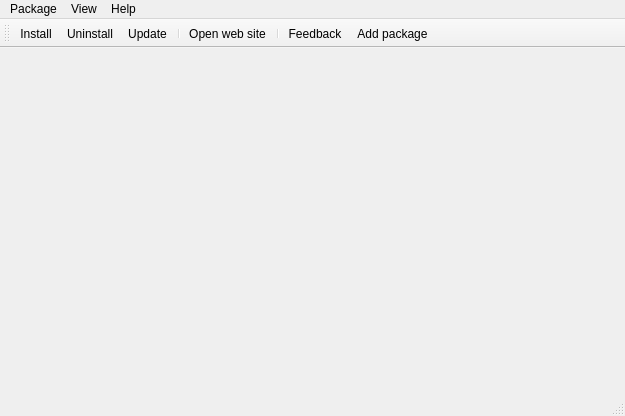
<?xml version="1.0" encoding="UTF-8"?>
<ui version="4.0">
 <class>MainWindow</class>
 <widget class="QMainWindow" name="MainWindow">
  <property name="geometry">
   <rect>
    <x>0</x>
    <y>0</y>
    <width>625</width>
    <height>416</height>
   </rect>
  </property>
  <property name="windowTitle">
   <string>MainWindow</string>
  </property>
  <widget class="QWidget" name="centralWidget">
   <layout class="QVBoxLayout" name="verticalLayout">
    <property name="leftMargin">
     <number>12</number>
    </property>
    <property name="topMargin">
     <number>11</number>
    </property>
    <property name="rightMargin">
     <number>12</number>
    </property>
    <property name="bottomMargin">
     <number>0</number>
    </property>
    <item>
     <widget class="QTabWidget" name="tabWidget">
      <property name="documentMode">
       <bool>true</bool>
      </property>
      <property name="tabsClosable">
       <bool>true</bool>
      </property>
      <property name="movable">
       <bool>true</bool>
      </property>
     </widget>
    </item>
   </layout>
  </widget>
  <widget class="QMenuBar" name="menuBar">
   <property name="geometry">
    <rect>
     <x>0</x>
     <y>0</y>
     <width>625</width>
     <height>21</height>
    </rect>
   </property>
   <widget class="QMenu" name="menuFile">
    <property name="toolTip">
     <string/>
    </property>
    <property name="statusTip">
     <string/>
    </property>
    <property name="title">
     <string>Package</string>
    </property>
    <addaction name="actionInstall"/>
    <addaction name="actionUninstall"/>
    <addaction name="actionUpdate"/>
    <addaction name="separator"/>
    <addaction name="actionShow_Details"/>
    <addaction name="actionShow_changelog"/>
    <addaction name="actionOpen_folder"/>
    <addaction name="actionGotoPackageURL"/>
    <addaction name="actionTest_Download_Site"/>
    <addaction name="actionReload_Repositories"/>
    <addaction name="actionAdd_package"/>
    <addaction name="separator"/>
    <addaction name="actionScan_Hard_Drives"/>
    <addaction name="separator"/>
    <addaction name="actionSettings"/>
    <addaction name="separator"/>
    <addaction name="actionExit"/>
   </widget>
   <widget class="QMenu" name="menuHelp">
    <property name="statusTip">
     <string/>
    </property>
    <property name="title">
     <string>Help</string>
    </property>
    <addaction name="actionFile_an_Issue"/>
    <addaction name="actionAbout"/>
   </widget>
   <widget class="QMenu" name="menuView">
    <property name="title">
     <string>View</string>
    </property>
    <addaction name="actionClose_Tab"/>
    <addaction name="actionChoose_columns"/>
    <addaction name="actionToggle_toolbar"/>
   </widget>
   <addaction name="menuFile"/>
   <addaction name="menuView"/>
   <addaction name="menuHelp"/>
  </widget>
  <widget class="QToolBar" name="mainToolBar">
   <property name="windowTitle">
    <string>Main toolbar</string>
   </property>
   <property name="movable">
    <bool>true</bool>
   </property>
   <property name="allowedAreas">
    <set>Qt::AllToolBarAreas</set>
   </property>
   <property name="iconSize">
    <size>
     <width>32</width>
     <height>32</height>
    </size>
   </property>
   <property name="toolButtonStyle">
    <enum>Qt::ToolButtonTextUnderIcon</enum>
   </property>
   <property name="floatable">
    <bool>false</bool>
   </property>
   <attribute name="toolBarArea">
    <enum>TopToolBarArea</enum>
   </attribute>
   <attribute name="toolBarBreak">
    <bool>false</bool>
   </attribute>
   <addaction name="actionInstall"/>
   <addaction name="actionUninstall"/>
   <addaction name="actionUpdate"/>
   <addaction name="separator"/>
   <addaction name="actionGotoPackageURL"/>
   <addaction name="separator"/>
   <addaction name="actionFile_an_Issue"/>
   <addaction name="actionAdd_package"/>
  </widget>
  <widget class="QStatusBar" name="statusBar"/>
  <action name="actionExit">
   <property name="text">
    <string>&amp;Exit</string>
   </property>
   <property name="toolTip">
    <string>Exits the application</string>
   </property>
  </action>
  <action name="actionInstall">
   <property name="icon">
    <iconset resource="wpmcpp.qrc">
     <normaloff>:/images/install.png</normaloff>:/images/install.png</iconset>
   </property>
   <property name="text">
    <string>&amp;Install</string>
   </property>
   <property name="toolTip">
    <string>Installs the selected version of a package or the newest is none is selected</string>
   </property>
   <property name="shortcut">
    <string>Ctrl+I</string>
   </property>
  </action>
  <action name="actionUninstall">
   <property name="icon">
    <iconset resource="wpmcpp.qrc">
     <normaloff>:/images/uninstall.png</normaloff>:/images/uninstall.png</iconset>
   </property>
   <property name="text">
    <string>U&amp;ninstall</string>
   </property>
   <property name="toolTip">
    <string>Uninstalls the currently selected version of a package or the newest if none is selected</string>
   </property>
   <property name="shortcut">
    <string>Ctrl+N</string>
   </property>
  </action>
  <action name="actionGotoPackageURL">
   <property name="icon">
    <iconset resource="wpmcpp.qrc">
     <normaloff>:/images/gotosite.png</normaloff>:/images/gotosite.png</iconset>
   </property>
   <property name="text">
    <string>&amp;Open web site</string>
   </property>
   <property name="toolTip">
    <string>Open the package web site in browser</string>
   </property>
   <property name="shortcut">
    <string>Ctrl+G</string>
   </property>
  </action>
  <action name="actionSettings">
   <property name="text">
    <string>&amp;Settings</string>
   </property>
   <property name="toolTip">
    <string>Shows program settings</string>
   </property>
   <property name="shortcut">
    <string>Ctrl+S</string>
   </property>
  </action>
  <action name="actionUpdate">
   <property name="icon">
    <iconset resource="wpmcpp.qrc">
     <normaloff>:/images/update.png</normaloff>:/images/update.png</iconset>
   </property>
   <property name="text">
    <string>&amp;Update</string>
   </property>
   <property name="toolTip">
    <string>Updates the currently selected package to the newest available version</string>
   </property>
   <property name="shortcut">
    <string>Ctrl+U</string>
   </property>
  </action>
  <action name="actionTest_Download_Site">
   <property name="text">
    <string>&amp;Test download site</string>
   </property>
   <property name="toolTip">
    <string>Test download site for malicious software</string>
   </property>
   <property name="shortcut">
    <string>Ctrl+T</string>
   </property>
  </action>
  <action name="actionAbout">
   <property name="text">
    <string>About</string>
   </property>
   <property name="toolTip">
    <string>About the program</string>
   </property>
   <property name="shortcut">
    <string>F1</string>
   </property>
  </action>
  <action name="actionShow_Details">
   <property name="text">
    <string>Show details</string>
   </property>
   <property name="toolTip">
    <string>Show details</string>
   </property>
   <property name="shortcut">
    <string>Ctrl+O</string>
   </property>
  </action>
  <action name="actionScan_Hard_Drives">
   <property name="text">
    <string>Scan hard drives</string>
   </property>
   <property name="toolTip">
    <string>Scan hard drives</string>
   </property>
  </action>
  <action name="actionReload_Repositories">
   <property name="text">
    <string>Reload repositories</string>
   </property>
   <property name="toolTip">
    <string>Reloads the contents of all repositories</string>
   </property>
   <property name="shortcut">
    <string>F5</string>
   </property>
  </action>
  <action name="actionClose_Tab">
   <property name="text">
    <string>Close tab</string>
   </property>
   <property name="toolTip">
    <string>Close tab</string>
   </property>
   <property name="shortcut">
    <string>Ctrl+W</string>
   </property>
  </action>
  <action name="actionFile_an_Issue">
   <property name="icon">
    <iconset resource="wpmcpp.qrc">
     <normaloff>:/images/fileissue.png</normaloff>:/images/fileissue.png</iconset>
   </property>
   <property name="text">
    <string>Feedback</string>
   </property>
   <property name="toolTip">
    <string>Found a bug? Wish a new feature to be added? Your favourite program is not available? File an issue!</string>
   </property>
   <property name="shortcut">
    <string>F3</string>
   </property>
  </action>
  <action name="actionAdd_package">
   <property name="icon">
    <iconset resource="wpmcpp.qrc">
     <normaloff>:/images/add.png</normaloff>:/images/add.png</iconset>
   </property>
   <property name="text">
    <string>Add package</string>
   </property>
   <property name="toolTip">
    <string>Create a new package in one of the default repositories (Google account is required)</string>
   </property>
   <property name="shortcut">
    <string>F2</string>
   </property>
  </action>
  <action name="actionOpen_folder">
   <property name="text">
    <string>Open folder</string>
   </property>
   <property name="toolTip">
    <string>Show the content of the program folder</string>
   </property>
   <property name="shortcut">
    <string>Ctrl+E</string>
   </property>
  </action>
  <action name="actionChoose_columns">
   <property name="text">
    <string>Choose columns...</string>
   </property>
   <property name="toolTip">
    <string>choose the columns for the table with the packages</string>
   </property>
   <property name="shortcut">
    <string>Ctrl+M</string>
   </property>
  </action>
  <action name="actionShow_changelog">
   <property name="text">
    <string>Show changelog</string>
   </property>
   <property name="toolTip">
    <string>opens the web page that contains the recent changes in the selected package</string>
   </property>
   <property name="shortcut">
    <string>Ctrl+L</string>
   </property>
  </action>
  <action name="actionToggle_toolbar">
   <property name="checkable">
    <bool>true</bool>
   </property>
   <property name="text">
    <string>Toggle toolbar</string>
   </property>
   <property name="toolTip">
    <string>shows or hides the toolbar</string>
   </property>
  </action>
 </widget>
 <layoutdefault spacing="6" margin="11"/>
 <tabstops>
  <tabstop>tabWidget</tabstop>
 </tabstops>
 <resources>
  <include location="wpmcpp.qrc"/>
 </resources>
 <connections>
  <connection>
   <sender>mainToolBar</sender>
   <signal>visibilityChanged(bool)</signal>
   <receiver>MainWindow</receiver>
   <slot>on_mainToolBar_visibilityChanged(bool)</slot>
   <hints>
    <hint type="sourcelabel">
     <x>461</x>
     <y>52</y>
    </hint>
    <hint type="destinationlabel">
     <x>461</x>
     <y>89</y>
    </hint>
   </hints>
  </connection>
 </connections>
 <slots>
  <slot>install()</slot>
  <slot>uninstall()</slot>
  <slot>on_actionReload_repositories_triggered()</slot>
  <slot>on_mainToolBar_visibilityChanged(bool)</slot>
 </slots>
</ui>
